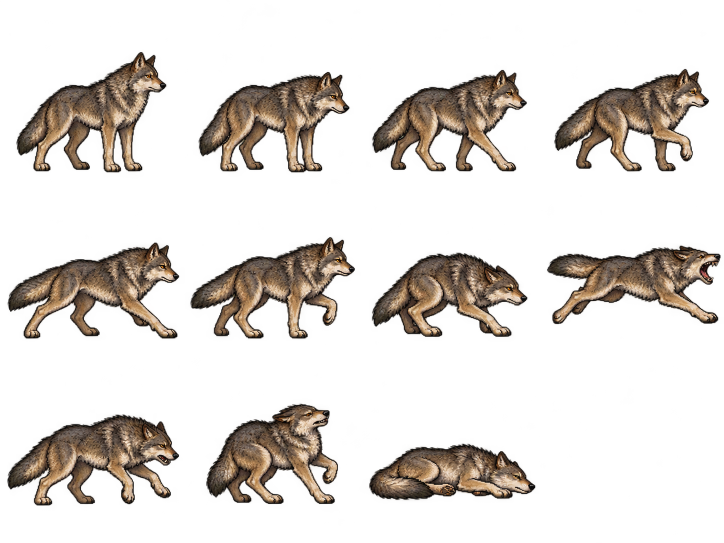
#> input picture packages/web/art/codex/source/library1/wolf-source.png, 1448 x 1086 px (shown at 1/2 size)
$ python wolf-processing.py
#> lines starting #> are read from the running program, lines starting #| are printed output that depends on the picture
"""Crop/register the generated wolf atlas without drawing or synthesizing poses.

Run from repo root: python3 packages/web/art/codex/library1/wolf-processing.py
"""
from pathlib import Path
from statistics import median
from PIL import Image

ROOT = Path(__file__).resolve().parents[3]
SOURCE = ROOT / 'art/codex/source/library1/wolf-source.png'
OUTPUT = ROOT / 'public/assets/sprites/monster-wolf.png'
SIZE = 192


def main():
    source = Image.open(SOURCE).convert('RGBA')
#> source is the input picture: PIL image 1448x1086 RGBA; mean R, G, B, A 29.6, 24.1, 18.9, 56.9
    width, height = source.size
#> width = 1448; height = 1086
    cells = []
    for i in range(11):
        col, row = i % 4, i // 4
        cell = source.crop((round(col * width / 4), round(row * height / 3),
                            round((col + 1) * width / 4), round((row + 1) * height / 3)))
        cell.putalpha(cell.getchannel('A').point(lambda a: 255 if a >= 128 else 0))
        cells.append(cell)
#> this loop made 11 passes
#> pass 1, in main, `cell = source.crop((round(col * width / 4), round(row * height / 3), r..`:
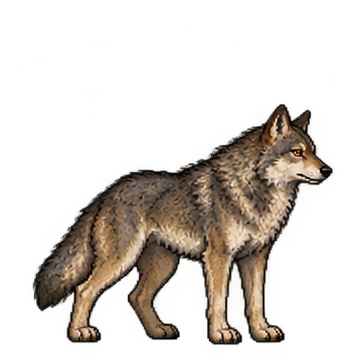
#> cell: PIL image 362x362 RGBA; mean R, G, B, A 36.2, 29.9, 23.6, 67; transparent parts drawn white
#> pass 3, in main, `cell = source.crop((round(col * width / 4), round(row * height / 3), r..`:
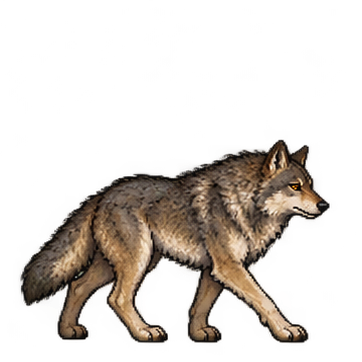
#> cell: PIL image 362x362 RGBA; mean R, G, B, A 33.5, 26.8, 21, 63.9; transparent parts drawn white
#> after the loop:
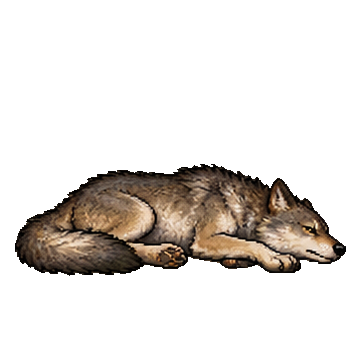
#> cell: PIL image 362x362 RGBA; mean R, G, B, A 25.2, 20.5, 16.1, 51.6; transparent parts drawn white
#> after the loop, cells = 11 items
    bounds = [cell.getbbox() for cell in cells]
#> bounds = [(33, 104, 333, 345), (36, 144, 337, 345), (21, 140, 329, 343), (23, 138, 332, 343), (16, 123, 358, 315), (19, 112, 348, 315), (20, 144, 331, 312), (8, 129, 355, 286), (15, 105, 358, 287), (51, 84, 314, 284), (15, 164, 346, 276)]
    if any(box is None for box in bounds):
        raise ValueError('All eleven animation cells must contain artwork')
    factor = 125 / median(bounds[i][2] - bounds[i][0] for i in range(2))
#> factor = 0.416
    factor = min(factor, 174 / max(box[2] - box[0] for box in bounds))
    strip = Image.new('RGBA', (SIZE * 11, SIZE))
#> strip: PIL image 2112x192 RGBA; every value is 0
    for i, (cell, box) in enumerate(zip(cells, bounds)):
        art = cell.crop(box)
        art = art.resize((max(1, round(art.width * factor)), max(1, round(art.height * factor))), Image.Resampling.NEAREST)
        if i == 10:
            anchor_x = (box[0] + box[2]) / 2
        else:
            band_height = max(2, round((box[3] - box[1]) * .16))
            feet = cell.getchannel('A').crop((0, box[3] - band_height, cell.width, box[3])).getbbox()
            anchor_x = (feet[0] + feet[2]) / 2 if feet else (box[0] + box[2]) / 2
        x = round(96 - (anchor_x - box[0]) * factor)
        y = 166 - art.height
        if x <= 0 or x + art.width >= SIZE or y <= 0:
            raise ValueError(f'Frame {i} clips: {x}, {y}, {art.size}')
        strip.alpha_composite(art, (i * SIZE + x, y))
#> this loop made 11 passes
#> (box, band_height, feet, anchor_x, x, y) on passes 1 to 10: ((33, 104, 333, 345), 39, (38, 0, 285, 39), 161.5, 43, 66), ((36, 144, 337, 345), 32, (79, 0, 282, 32), 180.5, 36, 82), ((21, 140, 329, 343), 32, (58, 0, 308, 32), 183, 29, 82), ((23, 138, 332, 343), 33, (67, 0, 299, 33), 183, 29, 81), ((16, 123, 358, 315), 31, (47, 0, 355, 31), 201, 19, 86), ((19, 112, 348, 315), 32, (66, 0, 303, 32), 184.5, 27, 82), ((20, 144, 331, 312), 27, (24, 0, 299, 27), 161.5, 37, 96), ((8, 129, 355, 286), 25, (19, 0, 350, 25), 184.5, 23, 101), ((15, 105, 358, 287), 29, (68, 0, 342, 29), 205, 17, 90), ((51, 84, 314, 284), 32, (53, 0, 307, 32), 180, 42, 83)
#> (box, anchor_x, x, y) on pass 11: ((15, 164, 346, 276), 180.5, 27, 119)
#> pass 1, in main, `art = art.resize((max(1, round(art.width * factor)), max(1, round(art...`:
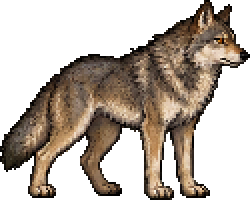
#> art: PIL image 125x100 RGBA (shown 2 times larger); mean R, G, B, A 65.4, 54, 42.7, 123.6; transparent parts drawn white
#> pass 2, in main, `art = art.resize((max(1, round(art.width * factor)), max(1, round(art...`:
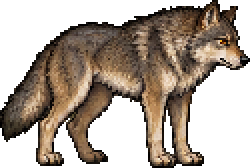
#> art: PIL image 125x84 RGBA (shown 2 times larger); mean R, G, B, A 71.1, 58.2, 45.7, 141.5; transparent parts drawn white
#> after the loop:
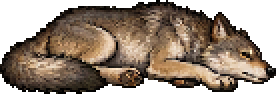
#> art: PIL image 138x47 RGBA (shown 2 times larger); mean R, G, B, A 87.5, 71.2, 56.1, 182.7; transparent parts drawn white
#> after the loop:
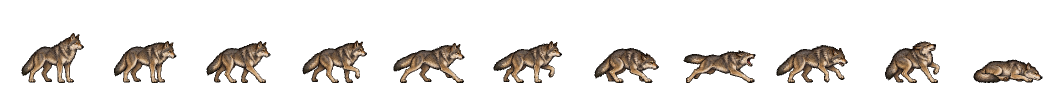
#> strip: PIL image 2112x192 RGBA (shown at 1/2 size); mean R, G, B, A 17.3, 14.1, 11.1, 38.8; transparent parts drawn white
    OUTPUT.parent.mkdir(parents=True, exist_ok=True)
    strip.save(OUTPUT, optimize=True)
    print(f'{OUTPUT}: {strip.size}; shared source scale {factor:.4f}')
#| packages/web/public/assets/sprites/monster-wolf.png: (2112, 192); shared source scale 0.4160
    print('Frame alpha bounds:', [strip.crop((i * SIZE, 0, (i + 1) * SIZE, SIZE)).getbbox() for i in range(11)])
#> (printed output is left out)


if __name__ == '__main__':
    main()
